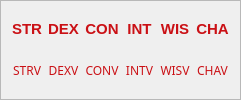
         <widget class="QFrame" name="frame_3">
          <property name="font">
           <font>
            <family>Merriweather</family>
           </font>
          </property>
          <property name="frameShape">
           <enum>QFrame::StyledPanel</enum>
          </property>
          <property name="frameShadow">
           <enum>QFrame::Raised</enum>
          </property>
          <layout class="QGridLayout" name="gridLayout_4">
           <item row="1" column="3">
            <widget class="QLabel" name="label_15">
             <property name="font">
              <font>
               <family>Merriweather</family>
              </font>
             </property>
             <property name="text">
              <string>&lt;html&gt;&lt;head/&gt;&lt;body&gt;&lt;p align=&quot;center&quot;&gt;&lt;span style=&quot; color:#ca1015;&quot;&gt;INTV&lt;/span&gt;&lt;/p&gt;&lt;/body&gt;&lt;/html&gt;</string>
             </property>
            </widget>
           </item>
           <item row="1" column="4">
            <widget class="QLabel" name="label_16">
             <property name="font">
              <font>
               <family>Merriweather</family>
              </font>
             </property>
             <property name="text">
              <string>&lt;html&gt;&lt;head/&gt;&lt;body&gt;&lt;p align=&quot;center&quot;&gt;&lt;span style=&quot; color:#ca1015;&quot;&gt;WISV&lt;/span&gt;&lt;/p&gt;&lt;/body&gt;&lt;/html&gt;</string>
             </property>
            </widget>
           </item>
           <item row="1" column="0">
            <widget class="QLabel" name="label_12">
             <property name="font">
              <font>
               <family>Merriweather</family>
              </font>
             </property>
             <property name="text">
              <string>&lt;html&gt;&lt;head/&gt;&lt;body&gt;&lt;p align=&quot;center&quot;&gt;&lt;span style=&quot; color:#ca1015;&quot;&gt;STRV&lt;/span&gt;&lt;/p&gt;&lt;/body&gt;&lt;/html&gt;</string>
             </property>
            </widget>
           </item>
           <item row="1" column="2">
            <widget class="QLabel" name="label_14">
             <property name="font">
              <font>
               <family>Merriweather</family>
              </font>
             </property>
             <property name="text">
              <string>&lt;html&gt;&lt;head/&gt;&lt;body&gt;&lt;p align=&quot;center&quot;&gt;&lt;span style=&quot; color:#ca1015;&quot;&gt;CONV&lt;/span&gt;&lt;/p&gt;&lt;/body&gt;&lt;/html&gt;</string>
             </property>
            </widget>
           </item>
           <item row="1" column="1">
            <widget class="QLabel" name="label_13">
             <property name="font">
              <font>
               <family>Merriweather</family>
              </font>
             </property>
             <property name="text">
              <string>&lt;html&gt;&lt;head/&gt;&lt;body&gt;&lt;p align=&quot;center&quot;&gt;&lt;span style=&quot; color:#ca1015;&quot;&gt;DEXV&lt;/span&gt;&lt;/p&gt;&lt;/body&gt;&lt;/html&gt;</string>
             </property>
            </widget>
           </item>
           <item row="0" column="3">
            <widget class="QLabel" name="label_9">
             <property name="font">
              <font>
               <family>Segoe UI</family>
              </font>
             </property>
             <property name="text">
              <string>&lt;html&gt;&lt;head/&gt;&lt;body&gt;&lt;p align=&quot;center&quot;&gt;&lt;span style=&quot; font-size:11pt; font-weight:700; color:#ca1015;&quot;&gt;INT&lt;/span&gt;&lt;/p&gt;&lt;/body&gt;&lt;/html&gt;</string>
             </property>
            </widget>
           </item>
           <item row="0" column="2">
            <widget class="QLabel" name="label_8">
             <property name="font">
              <font>
               <family>Segoe UI</family>
              </font>
             </property>
             <property name="text">
              <string>&lt;html&gt;&lt;head/&gt;&lt;body&gt;&lt;p align=&quot;center&quot;&gt;&lt;span style=&quot; font-size:11pt; font-weight:700; color:#ca1015;&quot;&gt;CON&lt;/span&gt;&lt;/p&gt;&lt;/body&gt;&lt;/html&gt;</string>
             </property>
            </widget>
           </item>
           <item row="0" column="4">
            <widget class="QLabel" name="label_10">
             <property name="font">
              <font>
               <family>Segoe UI</family>
              </font>
             </property>
             <property name="text">
              <string>&lt;html&gt;&lt;head/&gt;&lt;body&gt;&lt;p align=&quot;center&quot;&gt;&lt;span style=&quot; font-size:11pt; font-weight:700; color:#ca1015;&quot;&gt;WIS&lt;/span&gt;&lt;/p&gt;&lt;/body&gt;&lt;/html&gt;</string>
             </property>
            </widget>
           </item>
           <item row="0" column="1">
            <widget class="QLabel" name="label_7">
             <property name="font">
              <font>
               <family>Segoe UI</family>
              </font>
             </property>
             <property name="text">
              <string>&lt;html&gt;&lt;head/&gt;&lt;body&gt;&lt;p align=&quot;center&quot;&gt;&lt;span style=&quot; font-size:11pt; font-weight:700; color:#ca1015;&quot;&gt;DEX&lt;/span&gt;&lt;/p&gt;&lt;/body&gt;&lt;/html&gt;</string>
             </property>
            </widget>
           </item>
           <item row="0" column="0">
            <widget class="QLabel" name="label_6">
             <property name="font">
              <font>
               <family>Segoe UI</family>
              </font>
             </property>
             <property name="text">
              <string>&lt;html&gt;&lt;head/&gt;&lt;body&gt;&lt;p align=&quot;center&quot;&gt;&lt;span style=&quot; font-size:11pt; font-weight:700; color:#ca1015;&quot;&gt;STR&lt;/span&gt;&lt;/p&gt;&lt;/body&gt;&lt;/html&gt;</string>
             </property>
            </widget>
           </item>
           <item row="0" column="5">
            <widget class="QLabel" name="label_11">
             <property name="font">
              <font>
               <family>Segoe UI</family>
              </font>
             </property>
             <property name="text">
              <string>&lt;html&gt;&lt;head/&gt;&lt;body&gt;&lt;p align=&quot;center&quot;&gt;&lt;span style=&quot; font-size:11pt; font-weight:700; color:#ca1015;&quot;&gt;CHA&lt;/span&gt;&lt;/p&gt;&lt;/body&gt;&lt;/html&gt;</string>
             </property>
            </widget>
           </item>
           <item row="1" column="5">
            <widget class="QLabel" name="label_17">
             <property name="font">
              <font>
               <family>Merriweather</family>
              </font>
             </property>
             <property name="text">
              <string>&lt;html&gt;&lt;head/&gt;&lt;body&gt;&lt;p align=&quot;center&quot;&gt;&lt;span style=&quot; color:#ca1015;&quot;&gt;CHAV&lt;/span&gt;&lt;/p&gt;&lt;/body&gt;&lt;/html&gt;</string>
             </property>
            </widget>
           </item>
          </layout>
         </widget>
